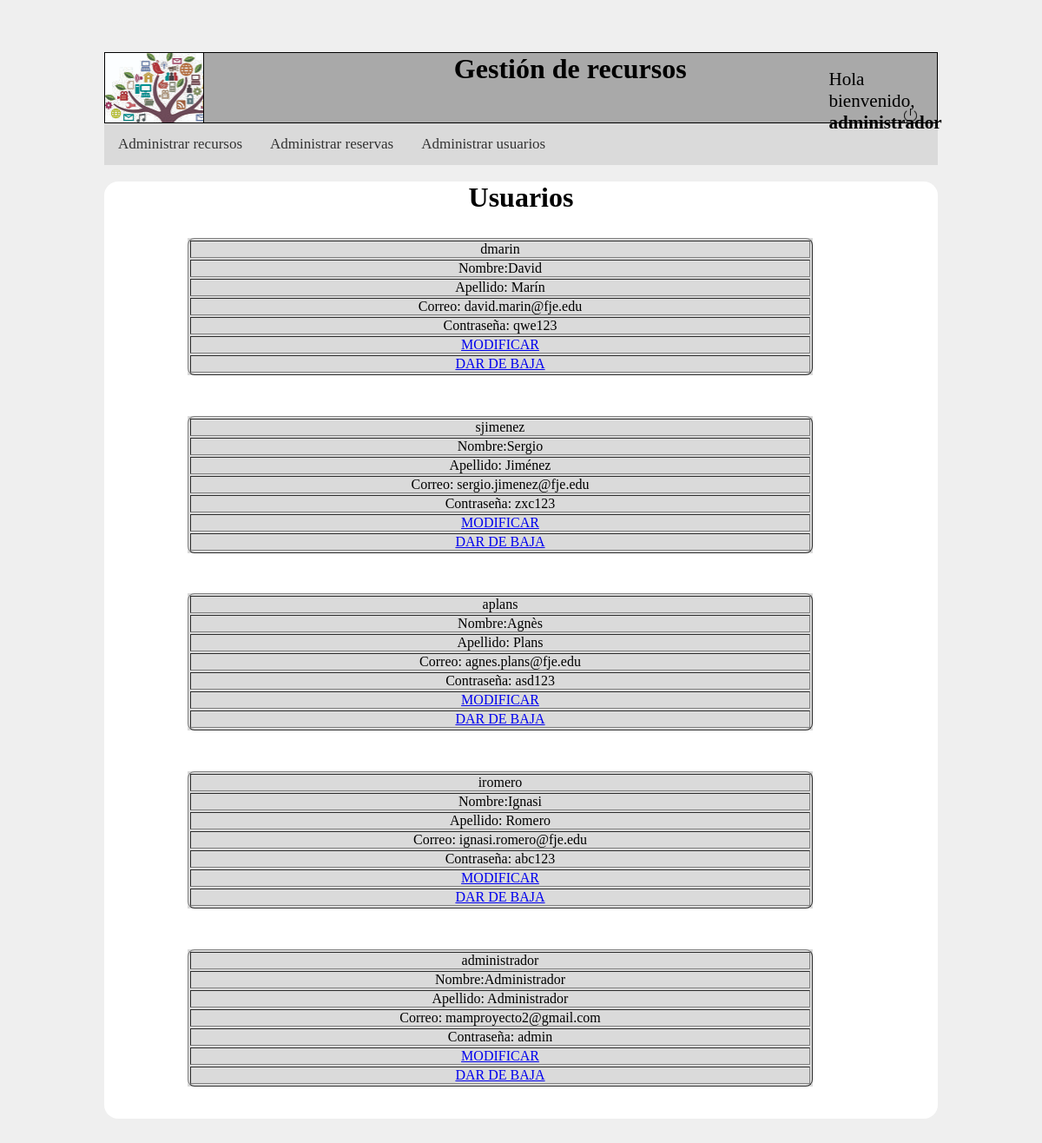
/proyecto_v3.0/php/administrador_usuarios.php (signed in), run on the app's committed database.
### tables this page shows
CREATE TABLE `tbl_usuario` (
  `usu_id` int(3) NOT NULL,
  `usu_nickname` varchar(15) NOT NULL,
  `usu_nombre` varchar(15) NOT NULL,
  `usu_apellido` varchar(15) NOT NULL,
  `usu_correo` varchar(30) NOT NULL,
  `usu_cargo` varchar(15) NOT NULL,
  `usu_contrasena` varchar(15) NOT NULL,
  `usu_estado` varchar(20) NOT NULL DEFAULT 'Alta'
);

### proyecto_v3.0/php/administrador_usuarios.php (the view, shortened to what this page needs)
<?php
		$conexion = mysqli_connect('localhost', 'root', '', 'bd_proyecto2');
		$con =	"SELECT * FROM `tbl_usuario` WHERE `usu_id` = '". $_SESSION["usu_id"] ."'";
		$result	=	mysqli_query($conexion,$con);
		while ($fila = mysqli_fetch_row($result))
			{
				$usu_nickname	=	$fila[1];
			}
		$sql = "SELECT * FROM tbl_usuario WHERE usu_estado='alta' ORDER BY usu_id";
		extract($_REQUEST);
		$usuario = mysqli_query($conexion, $sql);
?>
<!DOCTYPE html>
<html>
<head>
	<link rel="stylesheet" type="text/css" href="../css/recursos.css">
</head>
<body>
	<div class="header">
			<div class="logo">
			</div>
			<h1 align="center">Gestión de recursos</h1>
			<div class="profile">
			<p class="welcome">Hola bienvenido, <br /><b>
			<?php echo $usu_nickname; ?></b>
			</p>
			</div>
			<div class="logout">
				<a href="logout.proc.php" onclick="return logout();">
					<img class="img_logout" src="../img/logout_small.png" alt="Cerrar sesión">
				</a>
			</div>
		</div>
	<nav>
		<ul class="topnav">
			<li class="li"><a href="administrador_recursos.php">Administrar recursos</a></li>
			<li class="li"><a href="administrador_reserva.php">Administrar reservas</a></li>
			<li class="li"><a href="#">Administrar usuarios</a></li>
		</ul>
	</nav>
<div class="container">
	<h1>Usuarios</h1>
	<br/>
	<?php
		if(mysqli_num_rows($usuario)>0){
								while($usuarios	=	mysqli_fetch_array($usuario)){
									echo "<div class='content_rec'>";
									echo "<table border>";
										echo "<tr>";
											echo "<td colspan='2'>" . $usuarios['usu_nickname'] . "</td>";
										echo "</tr>";
											echo "<td>Nombre:".$usuarios['usu_nombre']."</td>";
										echo "<tr>";
											echo "<td>Apellido: " .$usuarios['usu_apellido']. "</td>";
										echo "</tr>";
										echo "<tr>";
											echo "<td>Correo: " .$usuarios['usu_correo']. "</td>";
										echo "</tr>";
										echo "<tr>";
											echo "<td> Contraseña: " .$usuarios['usu_contrasena']. "</td>";
										echo "</tr>";
										echo "<tr>";
											echo "<td colspan='2'> <a href='modificarusuario.php?usu_id=".$usuarios['usu_id']."' '> MODIFICAR </a></td>";
										echo "</tr>";
										echo "<tr>";
											echo "<td colspan='2'> <a href='bajausuario.proc.php?usu_id=".$usuarios['usu_id']."' onclick='return destroy();'> DAR DE BAJA </a></td>";
										echo "</tr>";
									echo "</table>";
									echo "</div>";
								}
			} else {
				echo "No hay recursos disponibles";
			}
		?>
</div>
</body>
</html>

### proyecto_v3.0/css/recursos.css (style rules this page uses)
* { margin:0px; padding:0px; }
body { background-color: #EFEFEF; width: 80%; margin: 5% 10%; }
.header { height: 80px; background-color: #A9A9A9; border: solid 1px black; }
.logo { background-image: url("../img/banner_opt.jpg"); height: 100%; width: 11.75%; border-right: solid 1px black; float: left; }
.welcome { position: relative; margin-left: 85%; width: 25%; }
nav { margin: 0; padding: 0; background-color: #DADADA; }
nav ul.topnav { list-style-type: none; overflow: hidden; }
nav ul.topnav li { float: left; }
nav ul.topnav li a { display: inline-block; color: #333; text-align: center; padding: 14px 16px; text-decoration: none; transition: 0.3s; font-size: 17px; }
.profile { width: 20%; margin-left: 70%; margin-top: -2%; font-size: 1.32em; }
.container { background-color: white; width: 100%; border-radius:1em; height: 100%; margin-top: 2%; text-align: center; font-size: 1em; }
.content_rec { margin-top: 1%; margin-bottom: 2%; text-align:center; width: 75%; background-color:#DADADA; margin-left: 10%; }
.content_rec table { width: 100%; border-radius: 8px 8px 8px 8px; }
.img_logout { width: 8%; margin-left: 75% }
.logout { width: 20%; position: relative; margin-left: 81%; margin-top: -3%; }

### data on the page
tbl_usuario: usu_nickname "administrador", usu_nombre "Administrador", usu_apellido "Administrador", usu_correo "mamproyecto2@gmail.com", usu_contrasena "admin"
tbl_usuario: usu_nickname "dmarin", usu_nombre "David", usu_apellido "Marín", usu_correo "david.marin@fje.edu", usu_contrasena "qwe123"
tbl_usuario: usu_nickname "sjimenez", usu_nombre "Sergio", usu_apellido "Jiménez", usu_correo "sergio.jimenez@fje.edu", usu_contrasena "zxc123"
tbl_usuario: usu_nickname "aplans", usu_nombre "Agnès", usu_apellido "Plans", usu_correo "agnes.plans@fje.edu", usu_contrasena "asd123"
tbl_usuario: usu_nickname "iromero", usu_nombre "Ignasi", usu_apellido "Romero", usu_correo "ignasi.romero@fje.edu", usu_contrasena "abc123"
